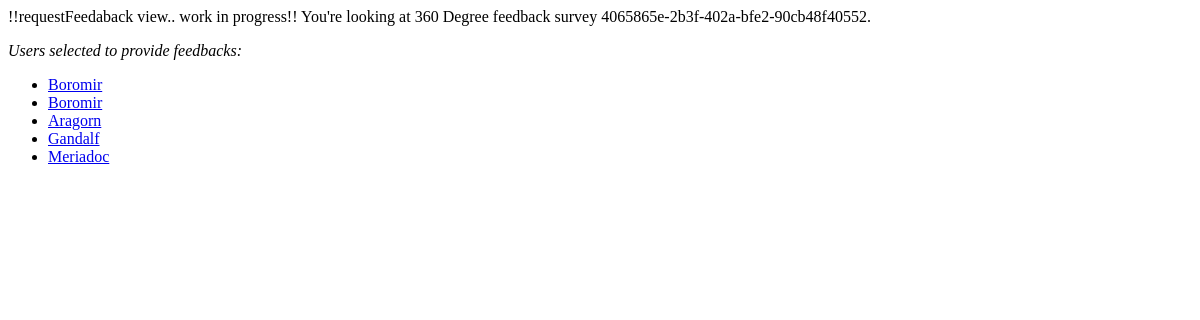
/Degree360/requestFeedback/4065865e-2b3f-402a-bfe2-90cb48f40552/, run on an earlier commit of the app's database.
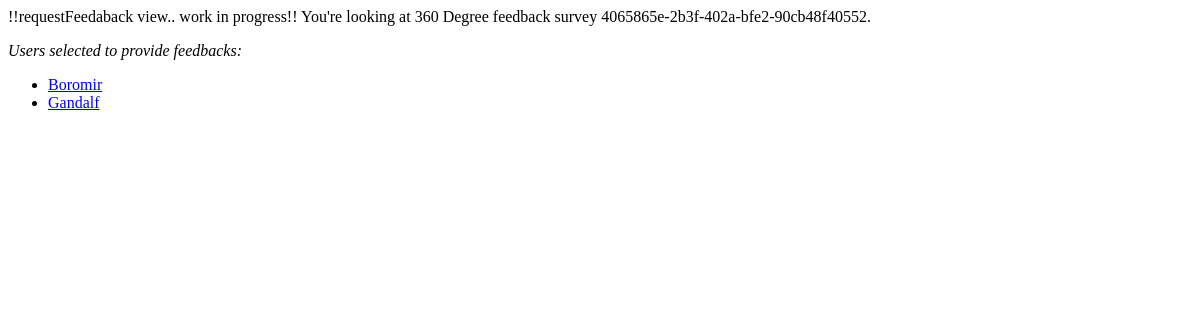
And on a later commit of the database.
### Degree360/models.py (models this page shows, shortened)
class FeedbackProvider(models.Model):
    name = models.CharField(max_length=100)
    last_name = models.CharField(max_length=100, blank=True, default='')
    email = models.EmailField(max_length=100)
    relation_type = models.ForeignKey(RelationType, on_delete=models.CASCADE)
    survey = models.ForeignKey(Survey, on_delete=models.CASCADE)
    class Meta:
        unique_together = (("survey", "email"),)

### Degree360/views.py (the view)
def requestFeedback(request, pk):
    feedbackProviders = FeedbackProvider.objects.all()
    context = {
        'pk': pk,
        'feedbackProviders': feedbackProviders
        }
    return render(request, 'Degree360/requestFeedback.html', context)

### Degree360/templates/Degree360/requestFeedback.html
{% if feedbackProviders %}
	<p>
	!!requestFeedaback view.. work in progress!! You're looking at 360 Degree feedback survey {{pk}}.
	</p>
	<em>
	Users selected to provide feedbacks:
	</em>
    <ul>
    {% for feedbackProvider in feedbackProviders %}
        <li><a href="{% url 'Degree360:feedbackProvider' feedbackProvider.survey.id feedbackProvider.email %}">{{ feedbackProvider.name }}</a></li>
    {% endfor %}
    </ul>
{% else %}
    <p>No user has been selected to provide feedbacks for the 360 Degree Review.</p>
{% endif %}

What changed in the data, as far as the page shows it:
removed FeedbackProvider: name "Boromir"
removed FeedbackProvider: name "Aragorn"
removed FeedbackProvider: name "Meriadoc"
